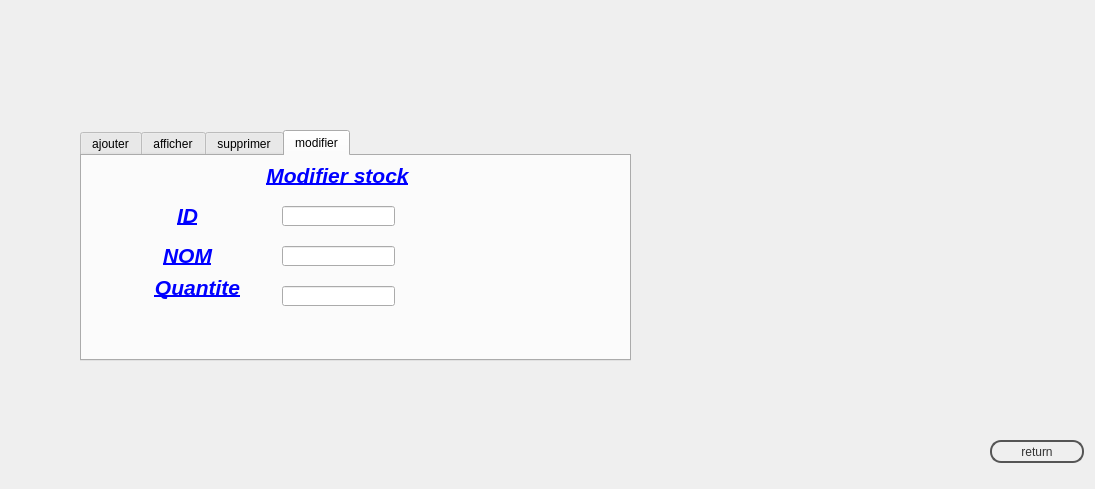
<?xml version="1.0" encoding="UTF-8"?>
<ui version="4.0">
 <class>accueilstock</class>
 <widget class="QDialog" name="accueilstock">
  <property name="geometry">
   <rect>
    <x>0</x>
    <y>0</y>
    <width>1095</width>
    <height>489</height>
   </rect>
  </property>
  <property name="windowTitle">
   <string>stock</string>
  </property>
  <widget class="QLabel" name="label">
   <property name="geometry">
    <rect>
     <x>0</x>
     <y>0</y>
     <width>1091</width>
     <height>491</height>
    </rect>
   </property>
   <property name="text">
    <string/>
   </property>
   <property name="scaledContents">
    <bool>true</bool>
   </property>
  </widget>
  <widget class="QTabWidget" name="tabWidget">
   <property name="geometry">
    <rect>
     <x>80</x>
     <y>130</y>
     <width>551</width>
     <height>231</height>
    </rect>
   </property>
   <property name="currentIndex">
    <number>3</number>
   </property>
   <widget class="QWidget" name="tab">
    <attribute name="title">
     <string>ajouter</string>
    </attribute>
    <widget class="QLabel" name="label_5">
     <property name="geometry">
      <rect>
       <x>-80</x>
       <y>0</y>
       <width>641</width>
       <height>211</height>
      </rect>
     </property>
     <property name="text">
      <string/>
     </property>
     <property name="scaledContents">
      <bool>true</bool>
     </property>
    </widget>
    <widget class="QLineEdit" name="quantite">
     <property name="geometry">
      <rect>
       <x>210</x>
       <y>130</y>
       <width>113</width>
       <height>20</height>
      </rect>
     </property>
    </widget>
    <widget class="QLabel" name="label_8">
     <property name="geometry">
      <rect>
       <x>70</x>
       <y>120</y>
       <width>111</width>
       <height>41</height>
      </rect>
     </property>
     <property name="text">
      <string>&lt;!DOCTYPE HTML PUBLIC &quot;-//W3C//DTD HTML 4.0//EN&quot; &quot;http://www.w3.org/TR/REC-html40/strict.dtd&quot;&gt;
&lt;html&gt;&lt;head&gt;&lt;meta name=&quot;qrichtext&quot; content=&quot;1&quot; /&gt;&lt;style type=&quot;text/css&quot;&gt;
p, li { white-space: pre-wrap; }
&lt;/style&gt;&lt;/head&gt;&lt;body style=&quot; font-family:'MS Shell Dlg 2'; font-size:8pt; font-weight:400; font-style:normal;&quot;&gt;
&lt;p align=&quot;center&quot; style=&quot; margin-top:12px; margin-bottom:12px; margin-left:0px; margin-right:0px; -qt-block-indent:0; text-indent:0px;&quot;&gt;&lt;span style=&quot; font-size:24pt; font-weight:600; font-style:italic; text-decoration: underline; color:#0000ff; vertical-align:super;&quot;&gt;Quantite&lt;/span&gt;&lt;/p&gt;&lt;/body&gt;&lt;/html&gt;</string>
     </property>
    </widget>
    <widget class="QPushButton" name="pushButton">
     <property name="geometry">
      <rect>
       <x>460</x>
       <y>132</y>
       <width>61</width>
       <height>61</height>
      </rect>
     </property>
     <property name="text">
      <string/>
     </property>
     <property name="flat">
      <bool>true</bool>
     </property>
    </widget>
    <widget class="QLineEdit" name="nom">
     <property name="geometry">
      <rect>
       <x>210</x>
       <y>90</y>
       <width>113</width>
       <height>20</height>
      </rect>
     </property>
    </widget>
    <widget class="QLabel" name="label_6">
     <property name="geometry">
      <rect>
       <x>80</x>
       <y>90</y>
       <width>71</width>
       <height>21</height>
      </rect>
     </property>
     <property name="text">
      <string>&lt;!DOCTYPE HTML PUBLIC &quot;-//W3C//DTD HTML 4.0//EN&quot; &quot;http://www.w3.org/TR/REC-html40/strict.dtd&quot;&gt;
&lt;html&gt;&lt;head&gt;&lt;meta name=&quot;qrichtext&quot; content=&quot;1&quot; /&gt;&lt;style type=&quot;text/css&quot;&gt;
p, li { white-space: pre-wrap; }
&lt;/style&gt;&lt;/head&gt;&lt;body style=&quot; font-family:'MS Shell Dlg 2'; font-size:8pt; font-weight:400; font-style:normal;&quot;&gt;
&lt;p align=&quot;center&quot; style=&quot; margin-top:12px; margin-bottom:12px; margin-left:0px; margin-right:0px; -qt-block-indent:0; text-indent:0px;&quot;&gt;&lt;span style=&quot; font-size:24pt; font-weight:600; font-style:italic; text-decoration: underline; color:#0000ff; vertical-align:super;&quot;&gt;NOM&lt;/span&gt;&lt;/p&gt;&lt;/body&gt;&lt;/html&gt;</string>
     </property>
    </widget>
    <widget class="QLineEdit" name="id">
     <property name="geometry">
      <rect>
       <x>210</x>
       <y>50</y>
       <width>113</width>
       <height>20</height>
      </rect>
     </property>
    </widget>
    <widget class="QLabel" name="label_9">
     <property name="geometry">
      <rect>
       <x>60</x>
       <y>50</y>
       <width>111</width>
       <height>20</height>
      </rect>
     </property>
     <property name="text">
      <string>&lt;!DOCTYPE HTML PUBLIC &quot;-//W3C//DTD HTML 4.0//EN&quot; &quot;http://www.w3.org/TR/REC-html40/strict.dtd&quot;&gt;
&lt;html&gt;&lt;head&gt;&lt;meta name=&quot;qrichtext&quot; content=&quot;1&quot; /&gt;&lt;style type=&quot;text/css&quot;&gt;
p, li { white-space: pre-wrap; }
&lt;/style&gt;&lt;/head&gt;&lt;body style=&quot; font-family:'MS Shell Dlg 2'; font-size:8pt; font-weight:400; font-style:normal;&quot;&gt;
&lt;p align=&quot;center&quot; style=&quot; margin-top:12px; margin-bottom:12px; margin-left:0px; margin-right:0px; -qt-block-indent:0; text-indent:0px;&quot;&gt;&lt;span style=&quot; font-size:24pt; font-weight:600; font-style:italic; text-decoration: underline; color:#0000ff; vertical-align:super;&quot;&gt;ID&lt;/span&gt;&lt;/p&gt;&lt;/body&gt;&lt;/html&gt;</string>
     </property>
    </widget>
    <widget class="QLabel" name="label_7">
     <property name="geometry">
      <rect>
       <x>170</x>
       <y>10</y>
       <width>191</width>
       <height>31</height>
      </rect>
     </property>
     <property name="text">
      <string>&lt;!DOCTYPE HTML PUBLIC &quot;-//W3C//DTD HTML 4.0//EN&quot; &quot;http://www.w3.org/TR/REC-html40/strict.dtd&quot;&gt;
&lt;html&gt;&lt;head&gt;&lt;meta name=&quot;qrichtext&quot; content=&quot;1&quot; /&gt;&lt;style type=&quot;text/css&quot;&gt;
p, li { white-space: pre-wrap; }
&lt;/style&gt;&lt;/head&gt;&lt;body style=&quot; font-family:'MS Shell Dlg 2'; font-size:8pt; font-weight:400; font-style:normal;&quot;&gt;
&lt;p align=&quot;center&quot; style=&quot; margin-top:12px; margin-bottom:12px; margin-left:0px; margin-right:0px; -qt-block-indent:0; text-indent:0px;&quot;&gt;&lt;span style=&quot; font-size:24pt; font-weight:600; font-style:italic; text-decoration: underline; color:#0000ff; vertical-align:super;&quot;&gt;Ajouter stock&lt;/span&gt;&lt;/p&gt;&lt;/body&gt;&lt;/html&gt;</string>
     </property>
    </widget>
    <widget class="QLabel" name="label_17">
     <property name="geometry">
      <rect>
       <x>-70</x>
       <y>0</y>
       <width>731</width>
       <height>581</height>
      </rect>
     </property>
     <property name="text">
      <string/>
     </property>
     <property name="scaledContents">
      <bool>true</bool>
     </property>
    </widget>
    <widget class="QLabel" name="label_18">
     <property name="geometry">
      <rect>
       <x>460</x>
       <y>130</y>
       <width>61</width>
       <height>61</height>
      </rect>
     </property>
     <property name="text">
      <string/>
     </property>
     <property name="pixmap">
      <pixmap resource="tof2.qrc">:/tof2/download1.png</pixmap>
     </property>
     <property name="scaledContents">
      <bool>true</bool>
     </property>
    </widget>
    <zorder>label_17</zorder>
    <zorder>label_5</zorder>
    <zorder>quantite</zorder>
    <zorder>label_8</zorder>
    <zorder>nom</zorder>
    <zorder>label_6</zorder>
    <zorder>id</zorder>
    <zorder>label_9</zorder>
    <zorder>label_7</zorder>
    <zorder>label_18</zorder>
    <zorder>pushButton</zorder>
   </widget>
   <widget class="QWidget" name="tab_2">
    <attribute name="title">
     <string>afficher</string>
    </attribute>
    <widget class="QLabel" name="label_4">
     <property name="geometry">
      <rect>
       <x>-80</x>
       <y>0</y>
       <width>641</width>
       <height>251</height>
      </rect>
     </property>
     <property name="text">
      <string/>
     </property>
     <property name="scaledContents">
      <bool>true</bool>
     </property>
    </widget>
    <widget class="QTableView" name="af">
     <property name="geometry">
      <rect>
       <x>20</x>
       <y>50</y>
       <width>501</width>
       <height>121</height>
      </rect>
     </property>
    </widget>
    <widget class="QLabel" name="label_16">
     <property name="geometry">
      <rect>
       <x>190</x>
       <y>10</y>
       <width>121</width>
       <height>31</height>
      </rect>
     </property>
     <property name="text">
      <string>&lt;html&gt;&lt;head/&gt;&lt;body&gt;&lt;p align=&quot;center&quot;&gt;&lt;span style=&quot; font-size:14pt; font-weight:600; font-style:italic; text-decoration: underline; color:#0000ff;&quot;&gt;Affichage&lt;/span&gt;&lt;/p&gt;&lt;/body&gt;&lt;/html&gt;</string>
     </property>
    </widget>
   </widget>
   <widget class="QWidget" name="tab_3">
    <attribute name="title">
     <string>supprimer</string>
    </attribute>
    <widget class="QLabel" name="label_3">
     <property name="geometry">
      <rect>
       <x>-80</x>
       <y>-10</y>
       <width>641</width>
       <height>261</height>
      </rect>
     </property>
     <property name="text">
      <string/>
     </property>
     <property name="scaledContents">
      <bool>true</bool>
     </property>
    </widget>
    <widget class="QPushButton" name="pushButton_2">
     <property name="geometry">
      <rect>
       <x>440</x>
       <y>120</y>
       <width>75</width>
       <height>51</height>
      </rect>
     </property>
     <property name="text">
      <string/>
     </property>
     <property name="flat">
      <bool>true</bool>
     </property>
    </widget>
    <widget class="QLabel" name="label_10">
     <property name="geometry">
      <rect>
       <x>160</x>
       <y>-10</y>
       <width>251</width>
       <height>81</height>
      </rect>
     </property>
     <property name="text">
      <string>&lt;html&gt;&lt;head/&gt;&lt;body&gt;&lt;p align=&quot;center&quot;&gt;&lt;span style=&quot; font-size:14pt; font-weight:600; font-style:italic; text-decoration: underline; color:#0000ff;&quot;&gt;Supprimer stock&lt;/span&gt;&lt;/p&gt;&lt;/body&gt;&lt;/html&gt;</string>
     </property>
    </widget>
    <widget class="QLineEdit" name="idsup">
     <property name="geometry">
      <rect>
       <x>202</x>
       <y>70</y>
       <width>141</width>
       <height>20</height>
      </rect>
     </property>
    </widget>
    <widget class="QLabel" name="label_11">
     <property name="geometry">
      <rect>
       <x>110</x>
       <y>70</y>
       <width>61</width>
       <height>21</height>
      </rect>
     </property>
     <property name="text">
      <string>&lt;html&gt;&lt;head/&gt;&lt;body&gt;&lt;p align=&quot;center&quot;&gt;&lt;span style=&quot; font-size:14pt; font-weight:600; font-style:italic; text-decoration: underline; color:#0000ff;&quot;&gt;ID&lt;/span&gt;&lt;/p&gt;&lt;/body&gt;&lt;/html&gt;</string>
     </property>
    </widget>
    <widget class="QLabel" name="label_19">
     <property name="geometry">
      <rect>
       <x>450</x>
       <y>120</y>
       <width>51</width>
       <height>51</height>
      </rect>
     </property>
     <property name="text">
      <string/>
     </property>
     <property name="pixmap">
      <pixmap resource="tof2.qrc">:/tof2/delete-clipart-1.png</pixmap>
     </property>
     <property name="scaledContents">
      <bool>true</bool>
     </property>
    </widget>
    <zorder>label_3</zorder>
    <zorder>label_10</zorder>
    <zorder>idsup</zorder>
    <zorder>label_11</zorder>
    <zorder>label_19</zorder>
    <zorder>pushButton_2</zorder>
   </widget>
   <widget class="QWidget" name="tab_4">
    <attribute name="title">
     <string>modifier</string>
    </attribute>
    <widget class="QLabel" name="label_2">
     <property name="geometry">
      <rect>
       <x>-80</x>
       <y>-10</y>
       <width>641</width>
       <height>241</height>
      </rect>
     </property>
     <property name="text">
      <string/>
     </property>
     <property name="scaledContents">
      <bool>true</bool>
     </property>
    </widget>
    <widget class="QLabel" name="label_12">
     <property name="geometry">
      <rect>
       <x>50</x>
       <y>50</y>
       <width>111</width>
       <height>20</height>
      </rect>
     </property>
     <property name="text">
      <string>&lt;!DOCTYPE HTML PUBLIC &quot;-//W3C//DTD HTML 4.0//EN&quot; &quot;http://www.w3.org/TR/REC-html40/strict.dtd&quot;&gt;
&lt;html&gt;&lt;head&gt;&lt;meta name=&quot;qrichtext&quot; content=&quot;1&quot; /&gt;&lt;style type=&quot;text/css&quot;&gt;
p, li { white-space: pre-wrap; }
&lt;/style&gt;&lt;/head&gt;&lt;body style=&quot; font-family:'MS Shell Dlg 2'; font-size:8pt; font-weight:400; font-style:normal;&quot;&gt;
&lt;p align=&quot;center&quot; style=&quot; margin-top:12px; margin-bottom:12px; margin-left:0px; margin-right:0px; -qt-block-indent:0; text-indent:0px;&quot;&gt;&lt;span style=&quot; font-size:24pt; font-weight:600; font-style:italic; text-decoration: underline; color:#0000ff; vertical-align:super;&quot;&gt;ID&lt;/span&gt;&lt;/p&gt;&lt;/body&gt;&lt;/html&gt;</string>
     </property>
    </widget>
    <widget class="QLabel" name="label_13">
     <property name="geometry">
      <rect>
       <x>70</x>
       <y>90</y>
       <width>71</width>
       <height>21</height>
      </rect>
     </property>
     <property name="text">
      <string>&lt;!DOCTYPE HTML PUBLIC &quot;-//W3C//DTD HTML 4.0//EN&quot; &quot;http://www.w3.org/TR/REC-html40/strict.dtd&quot;&gt;
&lt;html&gt;&lt;head&gt;&lt;meta name=&quot;qrichtext&quot; content=&quot;1&quot; /&gt;&lt;style type=&quot;text/css&quot;&gt;
p, li { white-space: pre-wrap; }
&lt;/style&gt;&lt;/head&gt;&lt;body style=&quot; font-family:'MS Shell Dlg 2'; font-size:8pt; font-weight:400; font-style:normal;&quot;&gt;
&lt;p align=&quot;center&quot; style=&quot; margin-top:12px; margin-bottom:12px; margin-left:0px; margin-right:0px; -qt-block-indent:0; text-indent:0px;&quot;&gt;&lt;span style=&quot; font-size:24pt; font-weight:600; font-style:italic; text-decoration: underline; color:#0000ff; vertical-align:super;&quot;&gt;NOM&lt;/span&gt;&lt;/p&gt;&lt;/body&gt;&lt;/html&gt;</string>
     </property>
    </widget>
    <widget class="QLineEdit" name="idmod">
     <property name="geometry">
      <rect>
       <x>200</x>
       <y>50</y>
       <width>113</width>
       <height>20</height>
      </rect>
     </property>
    </widget>
    <widget class="QLineEdit" name="quantite_mod">
     <property name="geometry">
      <rect>
       <x>200</x>
       <y>130</y>
       <width>113</width>
       <height>20</height>
      </rect>
     </property>
    </widget>
    <widget class="QLabel" name="label_14">
     <property name="geometry">
      <rect>
       <x>60</x>
       <y>120</y>
       <width>111</width>
       <height>41</height>
      </rect>
     </property>
     <property name="text">
      <string>&lt;!DOCTYPE HTML PUBLIC &quot;-//W3C//DTD HTML 4.0//EN&quot; &quot;http://www.w3.org/TR/REC-html40/strict.dtd&quot;&gt;
&lt;html&gt;&lt;head&gt;&lt;meta name=&quot;qrichtext&quot; content=&quot;1&quot; /&gt;&lt;style type=&quot;text/css&quot;&gt;
p, li { white-space: pre-wrap; }
&lt;/style&gt;&lt;/head&gt;&lt;body style=&quot; font-family:'MS Shell Dlg 2'; font-size:8pt; font-weight:400; font-style:normal;&quot;&gt;
&lt;p align=&quot;center&quot; style=&quot; margin-top:12px; margin-bottom:12px; margin-left:0px; margin-right:0px; -qt-block-indent:0; text-indent:0px;&quot;&gt;&lt;span style=&quot; font-size:24pt; font-weight:600; font-style:italic; text-decoration: underline; color:#0000ff; vertical-align:super;&quot;&gt;Quantite&lt;/span&gt;&lt;/p&gt;&lt;/body&gt;&lt;/html&gt;</string>
     </property>
    </widget>
    <widget class="QPushButton" name="pushButton_3">
     <property name="geometry">
      <rect>
       <x>440</x>
       <y>130</y>
       <width>75</width>
       <height>61</height>
      </rect>
     </property>
     <property name="text">
      <string/>
     </property>
     <property name="flat">
      <bool>true</bool>
     </property>
    </widget>
    <widget class="QLabel" name="label_15">
     <property name="geometry">
      <rect>
       <x>160</x>
       <y>10</y>
       <width>191</width>
       <height>31</height>
      </rect>
     </property>
     <property name="text">
      <string>&lt;!DOCTYPE HTML PUBLIC &quot;-//W3C//DTD HTML 4.0//EN&quot; &quot;http://www.w3.org/TR/REC-html40/strict.dtd&quot;&gt;
&lt;html&gt;&lt;head&gt;&lt;meta name=&quot;qrichtext&quot; content=&quot;1&quot; /&gt;&lt;style type=&quot;text/css&quot;&gt;
p, li { white-space: pre-wrap; }
&lt;/style&gt;&lt;/head&gt;&lt;body style=&quot; font-family:'MS Shell Dlg 2'; font-size:8pt; font-weight:400; font-style:normal;&quot;&gt;
&lt;p align=&quot;center&quot; style=&quot; margin-top:12px; margin-bottom:12px; margin-left:0px; margin-right:0px; -qt-block-indent:0; text-indent:0px;&quot;&gt;&lt;span style=&quot; font-size:24pt; font-weight:600; font-style:italic; text-decoration: underline; color:#0000ff; vertical-align:super;&quot;&gt;Modifier stock&lt;/span&gt;&lt;/p&gt;&lt;/body&gt;&lt;/html&gt;</string>
     </property>
    </widget>
    <widget class="QLineEdit" name="nom_mod">
     <property name="geometry">
      <rect>
       <x>200</x>
       <y>90</y>
       <width>113</width>
       <height>20</height>
      </rect>
     </property>
    </widget>
    <widget class="QPushButton" name="pushButton_4">
     <property name="geometry">
      <rect>
       <x>70</x>
       <y>150</y>
       <width>75</width>
       <height>51</height>
      </rect>
     </property>
     <property name="text">
      <string/>
     </property>
     <property name="flat">
      <bool>true</bool>
     </property>
    </widget>
    <widget class="QLabel" name="label_20">
     <property name="geometry">
      <rect>
       <x>70</x>
       <y>150</y>
       <width>61</width>
       <height>51</height>
      </rect>
     </property>
     <property name="text">
      <string/>
     </property>
     <property name="pixmap">
      <pixmap resource="tof2.qrc">:/tof2/icone-recherche-png.png</pixmap>
     </property>
     <property name="scaledContents">
      <bool>true</bool>
     </property>
    </widget>
    <widget class="QLabel" name="label_21">
     <property name="geometry">
      <rect>
       <x>450</x>
       <y>130</y>
       <width>61</width>
       <height>61</height>
      </rect>
     </property>
     <property name="text">
      <string/>
     </property>
     <property name="pixmap">
      <pixmap resource="tof2.qrc">:/tof2/38986426-changer-d-icône-bouton-internet-sur-fond-blanc-.png</pixmap>
     </property>
     <property name="scaledContents">
      <bool>true</bool>
     </property>
    </widget>
    <zorder>label_2</zorder>
    <zorder>label_12</zorder>
    <zorder>label_13</zorder>
    <zorder>idmod</zorder>
    <zorder>quantite_mod</zorder>
    <zorder>label_14</zorder>
    <zorder>label_15</zorder>
    <zorder>nom_mod</zorder>
    <zorder>label_20</zorder>
    <zorder>label_21</zorder>
    <zorder>pushButton_3</zorder>
    <zorder>pushButton_4</zorder>
   </widget>
  </widget>
  <widget class="QPushButton" name="pushButton_5">
   <property name="geometry">
    <rect>
     <x>990</x>
     <y>440</y>
     <width>94</width>
     <height>23</height>
    </rect>
   </property>
   <property name="styleSheet">
    <string notr="true">color: #333;
border: 2px solid #555;
border-radius: 11px;
padding: 5px;
background: qradialgradient(cx: 0.3, cy: -0.4,
fx: 0.3, fy: -0.4,
radius: 1.35, stop: 0 #fff, stop: 1 #888);
min-width: 80px;</string>
   </property>
   <property name="text">
    <string>return</string>
   </property>
  </widget>
 </widget>
 <resources>
  <include location="tof2.qrc"/>
 </resources>
 <connections/>
</ui>
